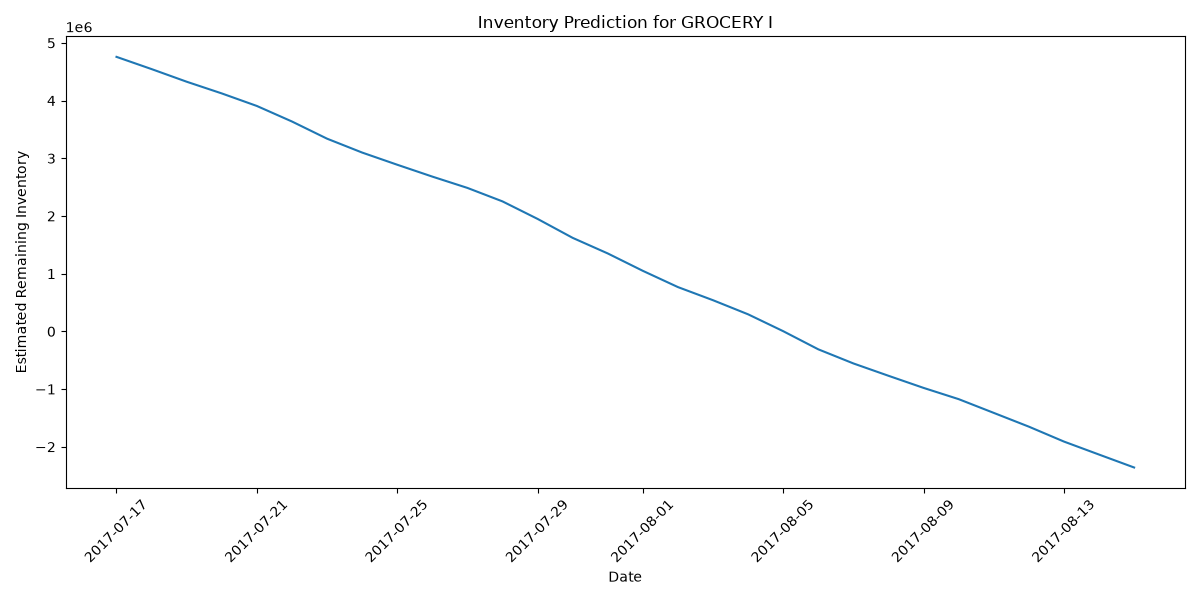

Reproduce this figure in Python.
import pandas as pd
import matplotlib.pyplot as plt
df = pd.read_csv("train.csv")
df["date"] = pd.to_datetime(df["date"])
product_category = "GROCERY I"
category_data = df[df["family"] == product_category]
daily_sales = category_data.groupby("date")["sales"].sum().reset_index()
recent_sales = daily_sales.tail(30)
average_daily_sales = recent_sales["sales"].mean()
current_inventory = 5000000
days_until_stockout = current_inventory / average_daily_sales
print("Inventory Prediction Results")
print("----------------------------")
print("Product Category:", product_category)
print("Current Inventory:", current_inventory)
print("Average Daily Sales (Last 30 Days):", round(average_daily_sales, 2))
print("Estimated Days Until Stockout:", round(days_until_stockout, 2))
recent_sales["estimated_inventory"] = (
    current_inventory - recent_sales["sales"].cumsum()
)
plt.figure(figsize=(12, 6))
plt.plot(
    recent_sales["date"],
    recent_sales["estimated_inventory"]
)
plt.xlabel("Date")
plt.ylabel("Estimated Remaining Inventory")
plt.title("Inventory Prediction for GROCERY I")
plt.xticks(rotation=45)
plt.tight_layout()
plt.savefig("week2_day4_inventory_prediction.png")
plt.show()
